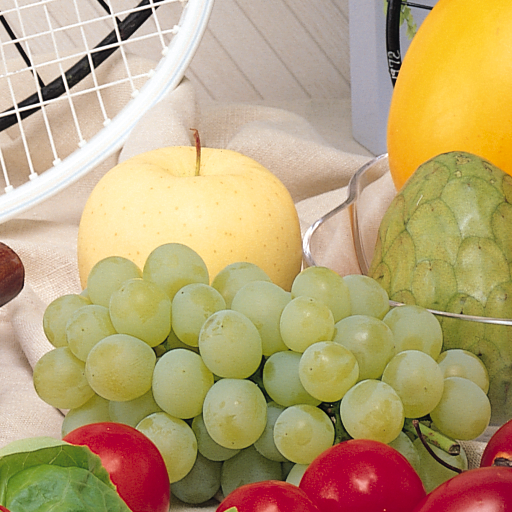
#> input picture input/filling_in/covers/2平滑纹理原图测试_fruits.png, 512 x 512 px; its folder holds only this picture in this run
$ python filling_in.py
#> lines starting #> are read from the running program, lines starting #| are printed output that depends on the picture
#!/usr/bin/env python3
"""
filling_in.py — 水印嵌入
从 filling_in/covers/ 和 filling_in/watermarks/ 读取图片，
输出含水印图到 output/filling_in/
"""
import cv2, numpy as np, os, sys, json, io, datetime
import logging
from logging.handlers import RotatingFileHandler

if sys.platform == "win32":
    sys.stdout = io.TextIOWrapper(sys.stdout.buffer, encoding="utf-8", errors="replace")

# --- 全局系统日志配置 (专业软件标准) ---
LOG_FILE = os.path.join(os.path.dirname(os.path.abspath(__file__)), 'system.log')
logger = logging.getLogger('Onetry_System')
logger.setLevel(logging.INFO)
if not logger.handlers:
    # 滚动日志：最大 1MB，保留 3 个备份，防止日志文件无限变大
    handler = RotatingFileHandler(LOG_FILE, maxBytes=1*1024*1024, backupCount=3, encoding='utf-8')
    formatter = logging.Formatter('%(asctime)s - %(levelname)s - [%(filename)s] - %(message)s')
    handler.setFormatter(formatter)
    logger.addHandler(handler)

# 捕获导致程序崩溃的未处理异常
def handle_exception(exc_type, exc_value, exc_traceback):
    if issubclass(exc_type, KeyboardInterrupt):
        sys.__excepthook__(exc_type, exc_value, exc_traceback)
        return
    logger.error("程序崩溃 (Uncaught exception):", exc_info=(exc_type, exc_value, exc_traceback))
sys.excepthook = handle_exception
# ---------------------------------------

COVER_DIR = os.path.join("input", "filling_in", "covers")
WM_DIR = os.path.join("input", "filling_in", "watermarks")
OUT_DIR = os.path.join("output", "filling_in")
WM_SIZE, COVER_SIZE, BLOCK_SIZE, P = 64, 512, 8, 20

def get_unique_filepath(directory, base_name, ext=".png"):
    """生成唯一的文件路径，如果存在则追加 (1), (2) 等"""
    filename = f"{base_name}{ext}"
    filepath = os.path.join(directory, filename)
    counter = 1
    while os.path.exists(filepath):
        filename = f"{base_name}({counter}){ext}"
        filepath = os.path.join(directory, filename)
        counter += 1
    return filepath


def check_already_watermarked(cover_bgr):
    """
    检测图片是否已经包含水印。
    原理：自然图像的 DCT 中频系数 D(3,2) 和 D(2,3) 差异通常较小。
    而打过水印的图像，由于强制加上了 P=20，这两个系数的绝对差值会显著增大。
    如果差值 > 18 的块占比超过 48%，则极大概率已经打过水印。
    """
    ycrcb = cv2.cvtColor(cover_bgr, cv2.COLOR_BGR2YCrCb)
    Y = ycrcb[:, :, 0].astype(np.float32)
    suspicious_blocks = 0
    total_blocks = 0
    for i in range(0, COVER_SIZE, BLOCK_SIZE):
        for j in range(0, COVER_SIZE, BLOCK_SIZE):
            yi, wi = i // BLOCK_SIZE, j // BLOCK_SIZE
            if yi >= WM_SIZE or wi >= WM_SIZE:
                break
            dct_block = cv2.dct(Y[i:i+BLOCK_SIZE, j:j+BLOCK_SIZE])
            if abs(dct_block[3, 2] - dct_block[2, 3]) > 18:
                suspicious_blocks += 1
            total_blocks += 1

    ratio = suspicious_blocks / total_blocks if total_blocks > 0 else 0
    return ratio > 0.48, ratio


def embed(cover_bgr, wm_bin):
    ycrcb = cv2.cvtColor(cover_bgr, cv2.COLOR_BGR2YCrCb)
    Y = ycrcb[:, :, 0].astype(np.float32)
    Cr, Cb = ycrcb[:, :, 1], ycrcb[:, :, 2]
    for i in range(0, COVER_SIZE, BLOCK_SIZE):
        for j in range(0, COVER_SIZE, BLOCK_SIZE):
            yi, wi = i // BLOCK_SIZE, j // BLOCK_SIZE
            if yi >= WM_SIZE or wi >= WM_SIZE:
                break
            block = Y[i:i+BLOCK_SIZE, j:j+BLOCK_SIZE].copy()
            dct_block = cv2.dct(block)
            bit = wm_bin[yi, wi]
            A, B = dct_block[3, 2], dct_block[2, 3]
            if bit == 1:
                if A <= B:
                    dct_block[3, 2] = B + P
            else:
                if B <= A:
                    dct_block[2, 3] = A + P
            Y[i:i+BLOCK_SIZE, j:j+BLOCK_SIZE] = cv2.idct(dct_block)
    Y = np.clip(Y, 0, 255).astype(np.uint8)
    return cv2.cvtColor(cv2.merge([Y, Cr, Cb]), cv2.COLOR_YCrCb2BGR)


def extract(image_bgr):
    ycrcb = cv2.cvtColor(image_bgr, cv2.COLOR_BGR2YCrCb)
    Y = ycrcb[:, :, 0].astype(np.float32)
    ext = np.zeros((WM_SIZE, WM_SIZE), dtype=np.uint8)
    for i in range(0, COVER_SIZE, BLOCK_SIZE):
        for j in range(0, COVER_SIZE, BLOCK_SIZE):
            yi, wi = i // BLOCK_SIZE, j // BLOCK_SIZE
            if yi >= WM_SIZE or wi >= WM_SIZE:
                break
            dct_block = cv2.dct(Y[i:i+BLOCK_SIZE, j:j+BLOCK_SIZE])
            ext[yi, wi] = 1 if dct_block[3, 2] > dct_block[2, 3] else 0
    return ext * 255


def calc_nc(a, b):
    a = a.astype(np.float32)
    b = b.astype(np.float32)
    a_mean = np.mean(a)
    b_mean = np.mean(b)
    num = np.sum((a - a_mean) * (b - b_mean))
    den = np.sqrt(np.sum((a - a_mean)**2) * np.sum((b - b_mean)**2))
    return float(num / den) if den != 0 else 0.0


def scan(folder):
    exts = {'.png', '.jpg', '.jpeg', '.tif', '.tiff', '.bmp', '.webp'}
    if not os.path.isdir(folder):
        return []
    return sorted([os.path.join(folder, f) for f in os.listdir(folder)
                   if os.path.splitext(f)[1].lower() in exts])


def cv_imread(file_path, flags=cv2.IMREAD_UNCHANGED):
    if not os.path.exists(file_path):
        print(f"[警告] 文件不存在: {file_path}")
        logger.warning(f"文件不存在: {file_path}")
        return None
    try:
        img = cv2.imdecode(np.fromfile(file_path, dtype=np.uint8), flags)
        return img
    except Exception as e:
        print(f"[警告] 读取文件失败 {file_path}: {e}")
        logger.error(f"读取文件失败 {file_path}: {e}", exc_info=True)
        return None

def cv_imwrite(file_path, img):
    try:
        ext = os.path.splitext(file_path)[1]
        # 对于 PNG 图片，使用特定的压缩参数以保留透明通道
        if ext.lower() == '.png':
            cv2.imencode(ext, img, [cv2.IMWRITE_PNG_COMPRESSION, 3])[1].tofile(file_path)
        else:
            cv2.imencode(ext, img)[1].tofile(file_path)
        return True
    except Exception as e:
        print(f"[警告] 写入文件失败 {file_path}: {e}")
        logger.error(f"写入文件失败 {file_path}: {e}", exc_info=True)
        return False

def main():
    logger.info("=== 开始运行 filling_in.py (水印嵌入) ===")
    os.makedirs(OUT_DIR, exist_ok=True)
    covers = scan(COVER_DIR)
    wms = scan(WM_DIR)
    if not covers:
        print(f"[错误] {COVER_DIR}/ 里没有图片"); sys.exit(1)
    if not wms:
        print(f"[错误] {WM_DIR}/ 里没有图片"); sys.exit(1)

    print(f"找到 {len(covers)} 张原图 × {len(wms)} 个水印 → {len(covers)*len(wms)} 组\n")
    pairs_log = []
    txt_log = [f"--- 水印嵌入任务日志 ({datetime.datetime.now().strftime('%Y-%m-%d %H:%M:%S')}) ---"]

    for cp in covers:
        for wp in wms:
            cname = os.path.splitext(os.path.basename(cp))[0]
            wname = os.path.splitext(os.path.basename(wp))[0]
            key = f"{cname}__{wname}"

            tmp_cover = cv_imread(cp)
#> in cv_imread, img is the input picture: shape (512, 512, 3); mean B, G, R 118.3, 163.3, 185.5
            if tmp_cover is None:
                msg = f"[跳过] 无法读取原图: {cp}"
                print(msg)
                txt_log.append(msg)
                logger.warning(msg)
                continue

            # 记录原始尺寸和通道数
            original_h, original_w = tmp_cover.shape[:2]
#> original_h = 512; original_w = 512
            has_alpha = tmp_cover.shape[2] == 4 if len(tmp_cover.shape) == 3 else False
#> has_alpha = False

            # 如果有透明通道，分离出来
            if has_alpha:
                bgr_cover = tmp_cover[:, :, :3]
                alpha_channel = tmp_cover[:, :, 3]
            else:
                bgr_cover = tmp_cover
                alpha_channel = None

            cover = cv2.resize(bgr_cover, (COVER_SIZE, COVER_SIZE))

            # 检查是否已经打过水印，防止二次覆盖
            is_watermarked, ratio = check_already_watermarked(cover)
#> in check_already_watermarked, `ycrcb = cv2.cvtColor(cover_bgr, cv2.COLOR_BGR2YCrCb)`: ycrcb: shape (512, 512, 3); mean of channels 0, 1, 2 164.8, 142.8, 101.8
#> in check_already_watermarked, `Y = ycrcb[:, :, 0].astype(np.float32)`:
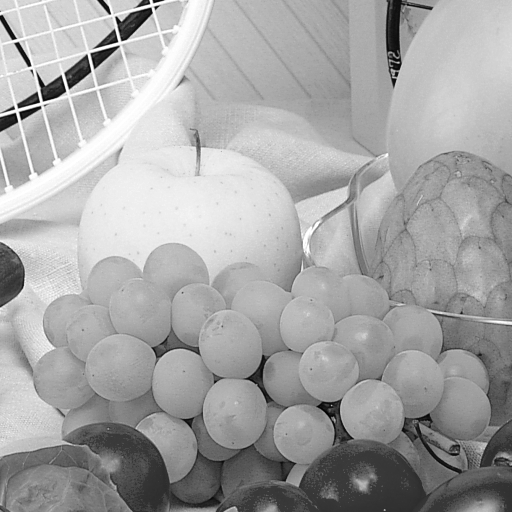
#> Y: shape (512, 512) float32; min 0, max 255, mean 164.8
#> after the loop in check_already_watermarked, `for i in range(0, COVER_SIZE, BLOCK_SIZE):`: suspicious_blocks = 546; total_blocks = 4096
#> in check_already_watermarked, `ratio = suspicious_blocks / total_blocks if total_blocks > 0 else 0`: ratio = 0.133
#> is_watermarked = False; ratio = 0.133
            if is_watermarked:
                msg = f"[拒绝] 图片 {cp} 疑似已包含水印 (特征占比: {ratio:.1%})。为防止版权篡改，拒绝二次打入水印！"
                print(msg)
                txt_log.append(msg)
                logger.warning(msg)
                continue

            wm_raw = cv_imread(wp, cv2.IMREAD_GRAYSCALE)
#> call 2 of cv_imread, with file_path = 'input/filling_in/watermarks/分形水印.jpg', flags = 0
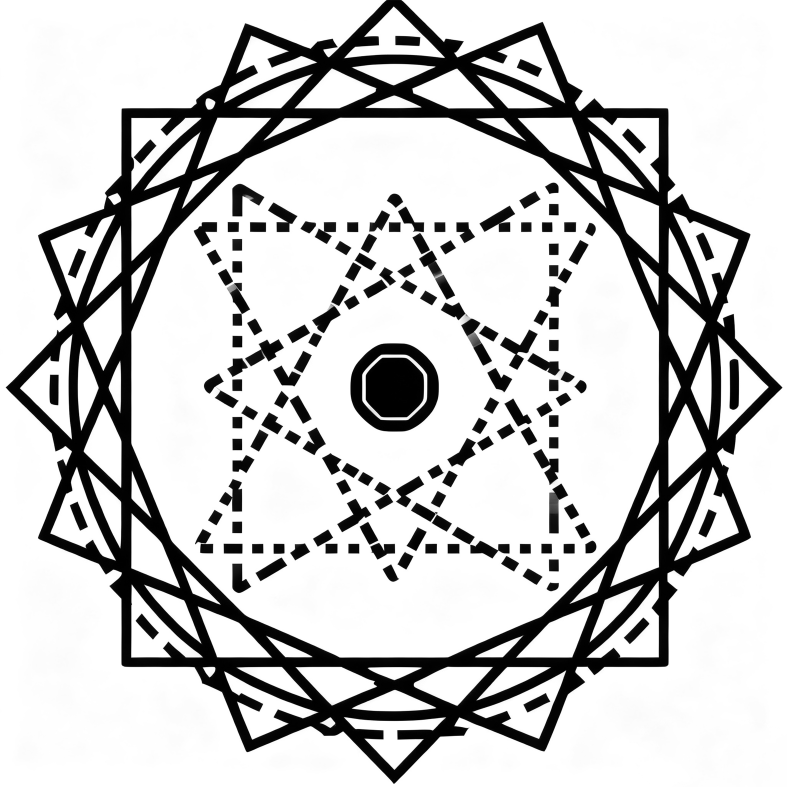
#> input picture input/filling_in/watermarks/分形水印.jpg, 2361 x 2361 px (shown at 1/3 size)
#> in cv_imread, img is the input picture: shape (2361, 2361); min 0, max 255, mean 200.7
            if wm_raw is None:
                msg = f"[跳过] 无法读取水印图: {wp}"
                print(msg)
                txt_log.append(msg)
                logger.warning(msg)
                continue
            wm_raw = cv2.resize(wm_raw, (WM_SIZE, WM_SIZE))
            _, wm_bin = cv2.threshold(wm_raw, 127, 1, cv2.THRESH_BINARY)
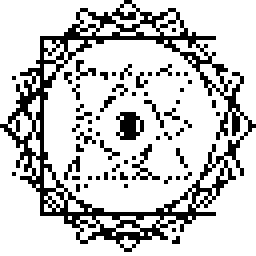
#> wm_bin: shape (64, 64) (shown 4 times larger); values 0 (black) and 1 (white), 78.8% white; black in thin lines or dots

            watermarked = embed(cover, wm_bin)
#> in embed, `Cr, Cb = ycrcb[:, :, 1], ycrcb[:, :, 2]`:
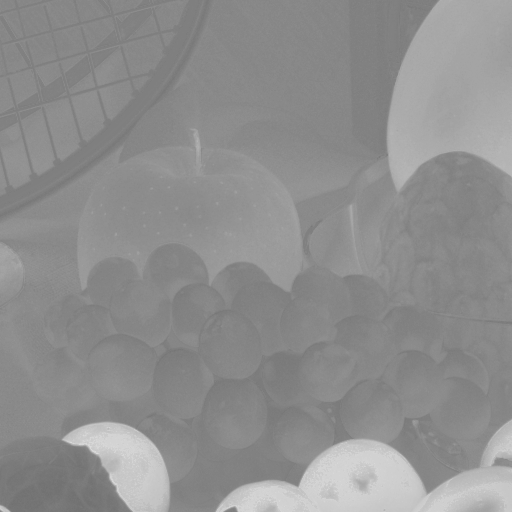
#> Cr: shape (512, 512); min 112, max 219, mean 142.8
#> in embed, `Cr, Cb = ycrcb[:, :, 1], ycrcb[:, :, 2]`:
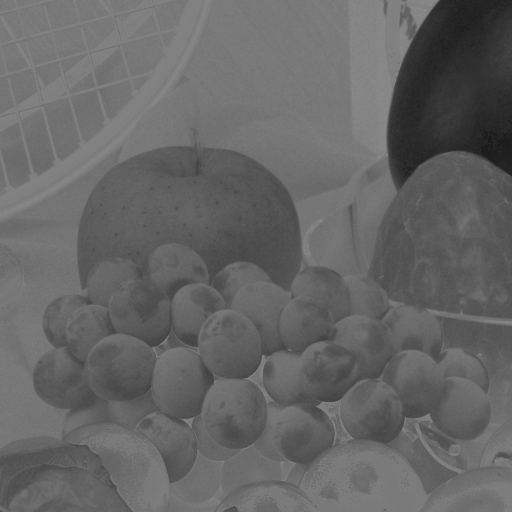
#> Cb: shape (512, 512); min 25, max 139, mean 101.8
#> after the loop in embed, `for i in range(0, COVER_SIZE, BLOCK_SIZE):`:
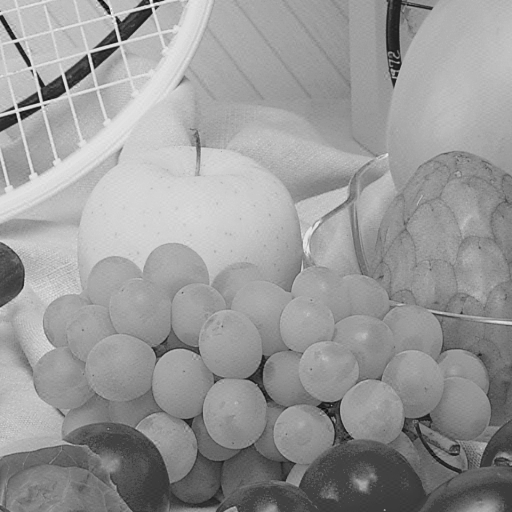
#> Y: shape (512, 512) float32; min -25.6, max 290.6, mean 164.8; drawn with min black and max white

            # 将打完水印的图片恢复为原始尺寸
            watermarked_restored = cv2.resize(watermarked, (original_w, original_h))

            # 如果原图有透明通道，把透明通道拼回去
            if has_alpha:
                watermarked_restored = cv2.merge((watermarked_restored[:, :, 0],
                                                  watermarked_restored[:, :, 1],
                                                  watermarked_restored[:, :, 2],
                                                  alpha_channel))

            wm_out = get_unique_filepath(OUT_DIR, key)
            cv_imwrite(wm_out, watermarked_restored)

            wm_ext = extract(watermarked)
#> in extract, `ycrcb = cv2.cvtColor(image_bgr, cv2.COLOR_BGR2YCrCb)`: ycrcb: shape (512, 512, 3); mean of channels 0, 1, 2 164.3, 142.7, 101.8
#> after the loop in extract, `for i in range(0, COVER_SIZE, BLOCK_SIZE):`:
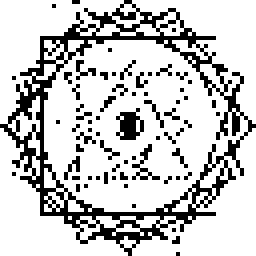
#> ext: shape (64, 64) (shown 4 times larger); values 0 (black) and 1 (white), 78.3% white; black in thin lines or dots
#> in extract, `return ext * 255`: returned value: shape (64, 64); 78.3% white; black in thin lines or dots
            psnr = 20 * np.log10(255.0 / np.sqrt(np.mean(
                (cv2.cvtColor(cover, cv2.COLOR_BGR2YCrCb)[:, :, 0].astype(np.float32) -
                 cv2.cvtColor(watermarked, cv2.COLOR_BGR2YCrCb)[:, :, 0].astype(np.float32))**2
            )))
#> psnr = 38.54
            nc = calc_nc(wm_bin * 255, wm_ext)
#> in calc_nc, `a = a.astype(np.float32)`: a: shape (64, 64) float32; 78.8% white; black in thin lines or dots
#> in calc_nc, `b = b.astype(np.float32)`: b: shape (64, 64) float32; 78.3% white; black in thin lines or dots
#> in calc_nc, `a_mean = np.mean(a)`: a_mean = 200.9
#> in calc_nc, `b_mean = np.mean(b)`: b_mean = 199.8
#> in calc_nc, `num = np.sum((a - a_mean) * (b - b_mean))`: num = 44074960
#> in calc_nc, `den = np.sqrt(np.sum((a - a_mean)**2) * np.sum((b - b_mean)**2))`: den = 44851440
#> nc = 0.983

            print(f"[{key}]")
            print(f"  含水印图 → {wm_out}")
            print(f"  PSNR(Y) = {psnr:.2f} dB | NC = {nc:.4f}")
#|   PSNR(Y) = 38.54 dB | NC = 0.9827
            success_msg = f"[成功] {key} -> 成功打入水印 (PSNR: {psnr:.2f}dB, NC: {nc:.4f})"
            txt_log.append(success_msg)
            logger.info(success_msg)

            pairs_log.append({
                "pair": key, "cover": cp, "watermark": wp,
                "watermarked": wm_out,
                "psnr_y": round(float(psnr), 2), "nc": round(float(nc), 4)
            })

    with open(os.path.join(OUT_DIR, "pairs.json"), "w", encoding="utf-8") as f:
        json.dump(pairs_log, f, ensure_ascii=False, indent=2)

    with open(os.path.join(OUT_DIR, "process_log.txt"), "w", encoding="utf-8") as f:
        f.write("\n".join(txt_log) + "\n")

    print(f"\n===== 完成 =====")
    print(f"含水印图在: {OUT_DIR}/")
    print(f"→ 请把输出图复制到 comparative_proof/watermarked/ 或 verify/images/")
    logger.info("=== filling_in.py 运行结束 ===")


if __name__ == "__main__":
    main()
